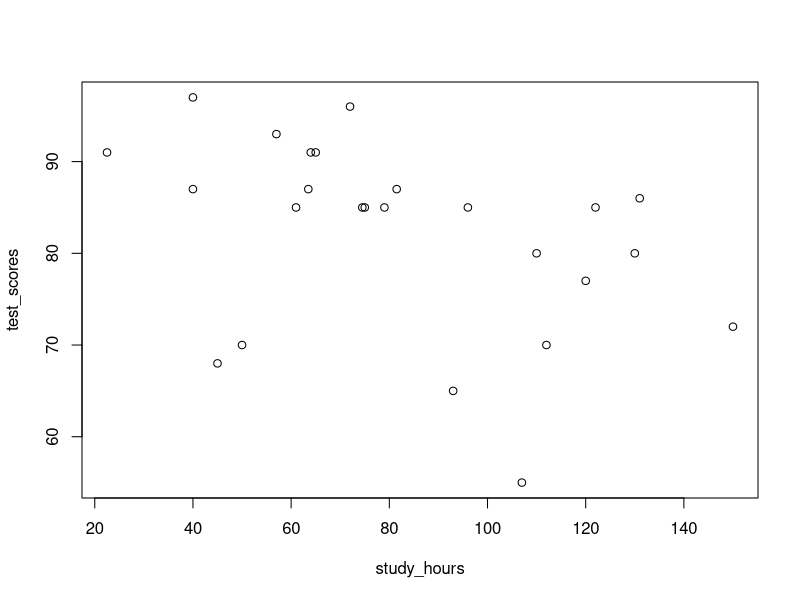

Reproduce this figure in R.
# Create two vectors of data
test_scores <- c(55,65,68,70,70,72,77,80,80,85,85,85,85,85,85,86,87,87,87,91,91,
                 91,93,96,97)
study_hours <- c(107,
                 93,
                 45,
                 50,
                 112,
                 150,
                 120,
                 110,
                 130,
                 61,
                 74.5,
                 75,
                 79,
                 96,
                 122,
                 131,
                 40,
                 63.5,
                 81.5,
                 22.5,
                 64,
                 65,
                 57,
                 72,
                 40
)

# Calculate the Pearson correlation coefficient and p-value
cor.test(test_scores, study_hours, method = "pearson")

plot(study_hours,test_scores)
